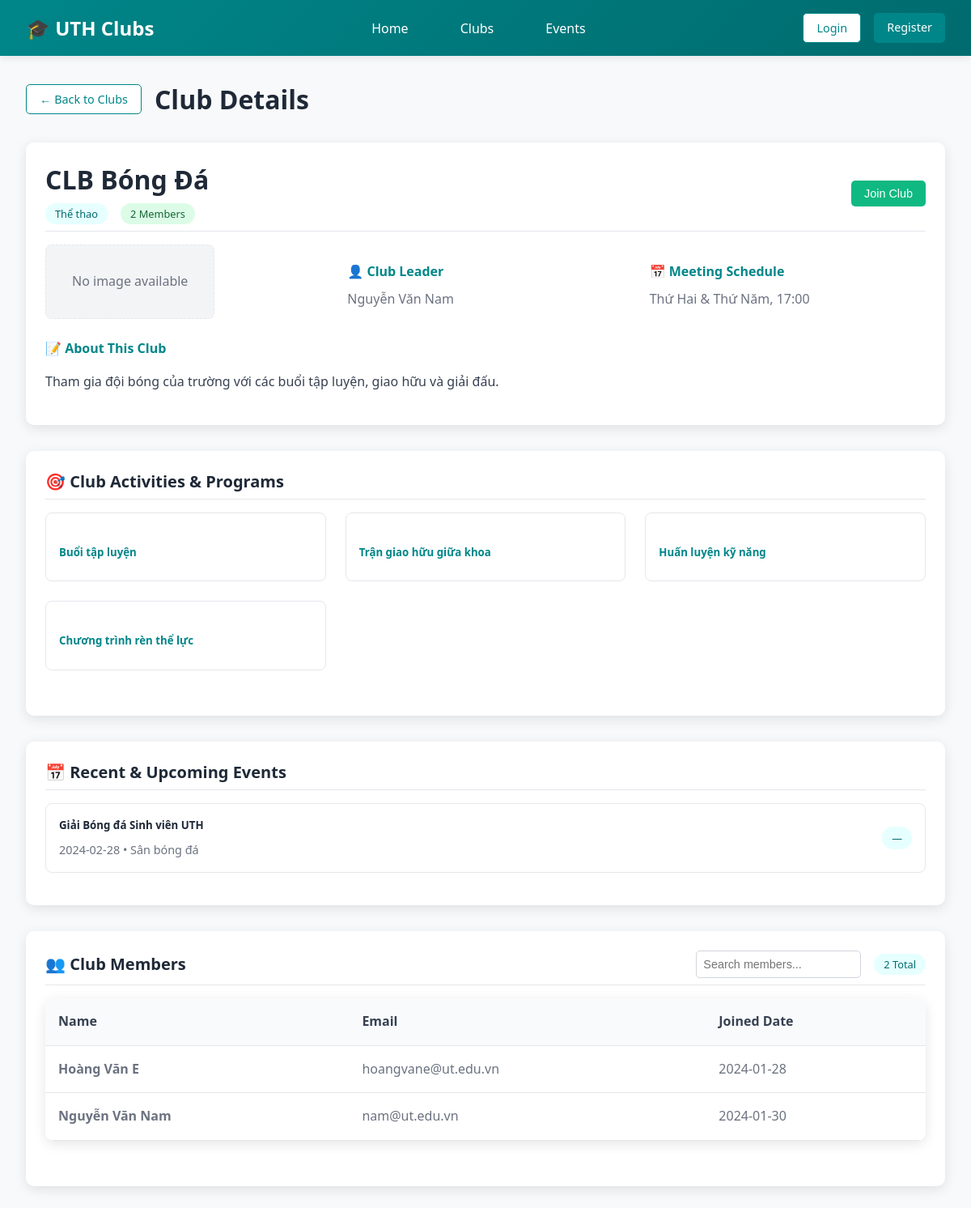
Page /?section=clubDetails&club_id=4 on the committed database.
### tables this page shows
CREATE TABLE clubs (
  id INT AUTO_INCREMENT PRIMARY KEY,
  name VARCHAR(100) NOT NULL,
  description TEXT,
  category VARCHAR(50),
  leader_id INT,
  activities TEXT,
  schedule_meeting VARCHAR(255),
  club_image VARCHAR(255),
  created_at TIMESTAMP DEFAULT CURRENT_TIMESTAMP,
  FOREIGN KEY (leader_id) REFERENCES users(id)
);

CREATE TABLE users (
    id INT PRIMARY KEY AUTO_INCREMENT,
    name VARCHAR(100) NOT NULL,
    email VARCHAR(100) UNIQUE NOT NULL,
    student_id VARCHAR(20) UNIQUE,
    password VARCHAR(255) NOT NULL,
    role ENUM('student', 'admin') DEFAULT 'student',
    email_verified BOOLEAN DEFAULT FALSE,
    verification_token VARCHAR(255),
    created_at TIMESTAMP DEFAULT CURRENT_TIMESTAMP
);

CREATE TABLE events (
  id INT AUTO_INCREMENT PRIMARY KEY,
  club_id INT,
  name VARCHAR(100),
  date DATE,
  location VARCHAR(255),
  max_participants INT,
  description TEXT,
  event_image VARCHAR(255),
  FOREIGN KEY (club_id) REFERENCES clubs(id)
);

CREATE TABLE club_members (
  id INT AUTO_INCREMENT PRIMARY KEY,
  club_id INT,
  user_id INT,
  joined_date DATE DEFAULT (CURRENT_DATE),
  FOREIGN KEY (club_id) REFERENCES clubs(id),
  FOREIGN KEY (user_id) REFERENCES users(id)
);

### index.php (called while the page is built, shortened)
<?php
$activeSection = isset($_GET['section']) ? $_GET['section'] : 'home';
include 'includes/header.php';
?>
<?php include 'pages/events.php'; ?>
<?php include 'pages/club-details.php'; ?>
<?php include 'includes/footer.php'; ?>

### pages/club-details.php (shortened to what this page needs)
<?php
$clubDetails = null;
$clubMembers = [];
$clubEvents = [];
if (!empty($activeClubId)) {
    try {
        $cdStmt = $pdo->prepare("SELECT c.*, u.name AS leader_name, u.email AS leader_email,
                                        (SELECT COUNT(*) FROM club_members cm WHERE cm.club_id = c.id) AS member_count
                                 FROM clubs c
                                 LEFT JOIN users u ON u.id = c.leader_id
                                 WHERE c.id = ?");
        $cdStmt->execute([$activeClubId]);
        $clubDetails = $cdStmt->fetch(PDO::FETCH_ASSOC) ?: null;
    } catch (Exception $e) {}
    try {
        $memStmt = $pdo->prepare("SELECT u.name, u.email, cm.joined_date
                                   FROM club_members cm
                                   JOIN users u ON u.id = cm.user_id
                                   WHERE cm.club_id = ?");
        $memStmt->execute([$activeClubId]);
        $clubMembers = $memStmt->fetchAll(PDO::FETCH_ASSOC);
    } catch (Exception $e) {}
    try {
        $evStmt = $pdo->prepare("SELECT id, name, date, location FROM events WHERE club_id = ? ORDER BY date DESC LIMIT 5");
        $evStmt->execute([$activeClubId]);
        $clubEvents = $evStmt->fetchAll(PDO::FETCH_ASSOC);
    } catch (Exception $e) {}
}
?>
<div id="clubDetails" class="section<?php echo ($activeSection === 'clubDetails') ? ' active' : ''; ?>">
    <div class="container">
        <div style="display: flex; align-items: center; gap: 1rem; margin-bottom: 2rem;">
            <a class="btn btn-secondary" href="?section=clubs">← Back to Clubs</a>
            <h1 id="clubDetailsTitle" style="margin: 0; color: #1f2937;">Club Details</h1>
        </div>
        <div id="clubDetailsContent">
            <div class="card" style="margin-bottom: 2rem;">
                <div class="card-header">
                    <div style="display: flex; justify-content: space-between; align-items: center; width: 100%;">
                        <div>
                            <div class="card-title" id="clubDetailName" style="font-size: 2rem; margin-bottom: 0.5rem;">
                                <?php echo $clubDetails ? htmlspecialchars($clubDetails['name']) : 'Select a club'; ?>
                            </div>
                            <div style="display: flex; gap: 1rem; align-items: center;">
                                <span class="badge badge-info" id="clubDetailCategory"><?php echo $clubDetails ? htmlspecialchars(ucfirst($clubDetails['category'])) : ''; ?></span>
                                <span class="badge badge-success" id="clubDetailMemberCount"><?php echo $clubDetails ? (int)$clubDetails['member_count'] . ' Members' : ''; ?></span>
                            </div>
                        </div>
                        <?php if ($clubDetails): ?>
                        <button class="btn btn-success" onclick="joinClubFromDetails()" id="joinClubBtn">Join Club</button>
                        <?php endif; ?>
                    </div>
                </div>
                <div class="card-content">
                    <div style="display: grid; grid-template-columns: repeat(auto-fit, minmax(250px, 1fr)); gap: 2rem; margin-bottom: 1.5rem;">
                        <div style="display:flex; align-items:flex-start; gap:1rem;">
                            <?php if ($clubDetails && !empty($clubDetails['club_image'])): ?>
                                <?php
                                    $imgFile = basename($clubDetails['club_image']);
                                    $imgPath = 'uploads/clubs/' . $imgFile;
                                ?>
                                <div style="max-width:280px;">
                                    <img src="<?php echo htmlspecialchars($imgPath); ?>" alt="<?php echo htmlspecialchars($clubDetails['name'] ?? 'Club image'); ?>" style="width:100%; height:auto; border-radius:8px; object-fit:cover; border:1px solid #e5e7eb;">
                                </div>
                            <?php else: ?>
                                <div style="max-width:280px;">
                                    <div style="width:100%; padding:2rem; border-radius:8px; background:#f3f4f6; text-align:center; color:#6b7280; border:1px dashed #e5e7eb;">No image available</div>
                                </div>
                            <?php endif; ?>
                        </div>
                        <div>
                            <h4 style="color: #008689; margin-bottom: 0.5rem;">👤 Club Leader</h4>
                            <p id="clubDetailLeader" style="margin: 0; font-weight: 500;">
                                <?php echo $clubDetails ? htmlspecialchars($clubDetails['leader_name'] ?: 'N/A') : ''; ?>
                            </p>
                        </div>
                        <div>
                            <h4 style="color: #008689; margin-bottom: 0.5rem;">📅 Meeting Schedule</h4>
                            <p id="clubDetailSchedule" style="margin: 0;">
                                <?php echo $clubDetails ? htmlspecialchars($clubDetails['schedule_meeting'] ?: '') : ''; ?>
                            </p>
                        </div>
                    </div>
                    <div>
                        <h4 style="color: #008689; margin-bottom: 1rem;">📝 About This Club</h4>
                        <p id="clubDetailDescription" style="line-height: 1.6; color: #374151;">
                            <?php echo $clubDetails ? nl2br(htmlspecialchars($clubDetails['description'])) : 'Please choose a club from the list.'; ?>
                        </p>
                    </div>
                </div>
            </div>
            <div class="card" style="margin-bottom: 2rem;">
                <div class="card-header">
                    <div class="card-title">🎯 Club Activities & Programs</div>
                </div>
                <div class="card-content">
                    <div class="card-grid" id="clubActivities">
                        <?php if ($clubDetails && !empty($clubDetails['activities'])): ?>
                            <?php foreach (explode(',', $clubDetails['activities']) as $activity): ?>
                            <div style="padding: 1rem; border: 1px solid #e5e7eb; border-radius: 8px;">
                                <h5 style="color: #008689; margin-bottom: 0.5rem;"><?php echo htmlspecialchars(trim($activity)); ?></h5>
                            </div>
                            <?php endforeach; ?>
                        <?php else: ?>
                            <div>No activities listed.</div>
                        <?php endif; ?>
                    </div>
                </div>
            </div>
            <div class="card" style="margin-bottom: 2rem;">
                <div class="card-header">
                    <div class="card-title">📅 Recent & Upcoming Events</div>
                </div>
                <div class="card-content">
                    <div id="clubEvents">
                        <?php foreach ($clubEvents as $cev): ?>
                        <div style="display: flex; justify-content: space-between; align-items: center; padding: 1rem; border: 1px solid #e5e7eb; border-radius: 8px; margin-bottom: 1rem;">
                            <div>
                                <h5 style="margin: 0 0 0.5rem 0; color: #1f2937;"><?php echo htmlspecialchars($cev['name']); ?></h5>
                                <p style="margin: 0; color: #6b7280; font-size: 0.9rem;"><?php echo htmlspecialchars($cev['date']); ?> • <?php echo htmlspecialchars($cev['location']); ?></p>
                            </div>
                            <span class="badge badge-info">—</span>
                        </div>
                        <?php endforeach; ?>
                    </div>
                </div>
            </div>
            <div class="card">
                <div class="card-header">
                    <div style="display: flex; justify-content: space-between; align-items: center; width: 100%;">
                        <div class="card-title">👥 Club Members</div>
                        <div style="display: flex; gap: 1rem; align-items: center;">
                            <input type="text" placeholder="Search members..." id="memberSearch" onkeyup="filterMembers()" style="padding: 0.5rem; border: 1px solid #d1d5db; border-radius: 5px; font-size: 0.9rem;">
                            <span class="badge badge-info" id="memberCountBadge"><?php echo $clubDetails ? count($clubMembers) . ' Total' : '0 Total'; ?></span>
                        </div>
                    </div>
                </div>
                <div class="card-content">
                    <div class="table-container">
                        <table>
                            <thead>
                                <tr>
                                    <th>Name</th>
                                    <th>Email</th>
                                    <th>Joined Date</th>
                                </tr>
                            </thead>
                            <tbody id="membersTableBody">
                                <?php foreach ($clubMembers as $m): ?>
                                <tr>
                                    <td><strong><?php echo htmlspecialchars($m['name']); ?></strong></td>
                                    <td><?php echo htmlspecialchars($m['email']); ?></td>
                                    <td><?php echo htmlspecialchars($m['joined_date']); ?></td>
                                </tr>
                                <?php endforeach; ?>
                            </tbody>
                        </table>
                    </div>
                </div>
            </div>
        </div>
    </div>
</div>

### assets/css/styles.css (style rules this page uses)
body { box-sizing: border-box; margin: 0; padding: 0; font-family: 'Segoe UI', Tahoma, Geneva, Verdana, sans-serif; background-color: #f8f9fa; color: #333; }
* { box-sizing: border-box; }
.btn { padding: 0.5rem 1rem; border: none; border-radius: 5px; cursor: pointer; font-size: 0.9rem; transition: all 0.3s; text-decoration: none; display: inline-block; text-align: center; }
.btn-secondary { background-color: white; color: #008689; border: 1px solid #008689; }
.btn-success { background-color: #10b981; color: white; }
.container { max-width: 1200px; margin: 0 auto; padding: 2rem; }
.card { background: white; border-radius: 10px; box-shadow: 0 4px 15px rgba(0,0,0,0.1); padding: 1.5rem; margin-bottom: 1.5rem; transition: transform 0.3s, box-shadow 0.3s; }
.card-grid { display: grid; grid-template-columns: repeat(auto-fit, minmax(300px, 1fr)); gap: 1.5rem; margin-bottom: 2rem; }
.card-header { display: flex; justify-content: space-between; align-items: center; margin-bottom: 1rem; padding-bottom: 0.5rem; border-bottom: 1px solid #e5e7eb; }
.card-title { font-size: 1.25rem; font-weight: 600; color: #1f2937; }
.card-content { color: #6b7280; line-height: 1.6; }
.table-container { background: white; border-radius: 10px; box-shadow: 0 4px 15px rgba(0,0,0,0.1); overflow: hidden; margin-bottom: 2rem; }
table { width: 100%; border-collapse: collapse; }
th, td { padding: 1rem; text-align: left; border-bottom: 1px solid #e5e7eb; }
th { background-color: #f8fafc; font-weight: 600; color: #374151; }
.badge { display: inline-block; padding: 0.25rem 0.75rem; border-radius: 20px; font-size: 0.8rem; font-weight: 500; }
.badge-success { background-color: #dcfce7; color: #166534; }
.badge-info { background-color: #e6ffff; color: #006b6e; }
.section { display: none; }
.section.active { display: block; }

### rows in the picture
clubs: name "CLB Bóng Đá", category "Thể thao", leader.name "Nguyễn Văn Nam", schedule_meeting "Thứ Hai & Thứ Năm, 17:00", description "Tham gia đội bóng của trường với các buổi tập luyện, giao hữu và giải đấu.", activities "Buổi tập luyện", activities "Trận giao hữu giữa khoa", activities "Huấn luyện kỹ năng", activities "Chương trình rèn thể lực"
events: name "Giải Bóng đá Sinh viên UTH", date "2024-02-28", location "Sân bóng đá"
club_members: user.name "Hoàng Văn E", user.email "hoangvane@ut.edu.vn", joined_date "2024-01-28"
club_members: user.name "Nguyễn Văn Nam", user.email "nam@ut.edu.vn", joined_date "2024-01-30"

### other values in the picture
$clubDetails['member_count'] "2"
count($clubMembers) "2"
